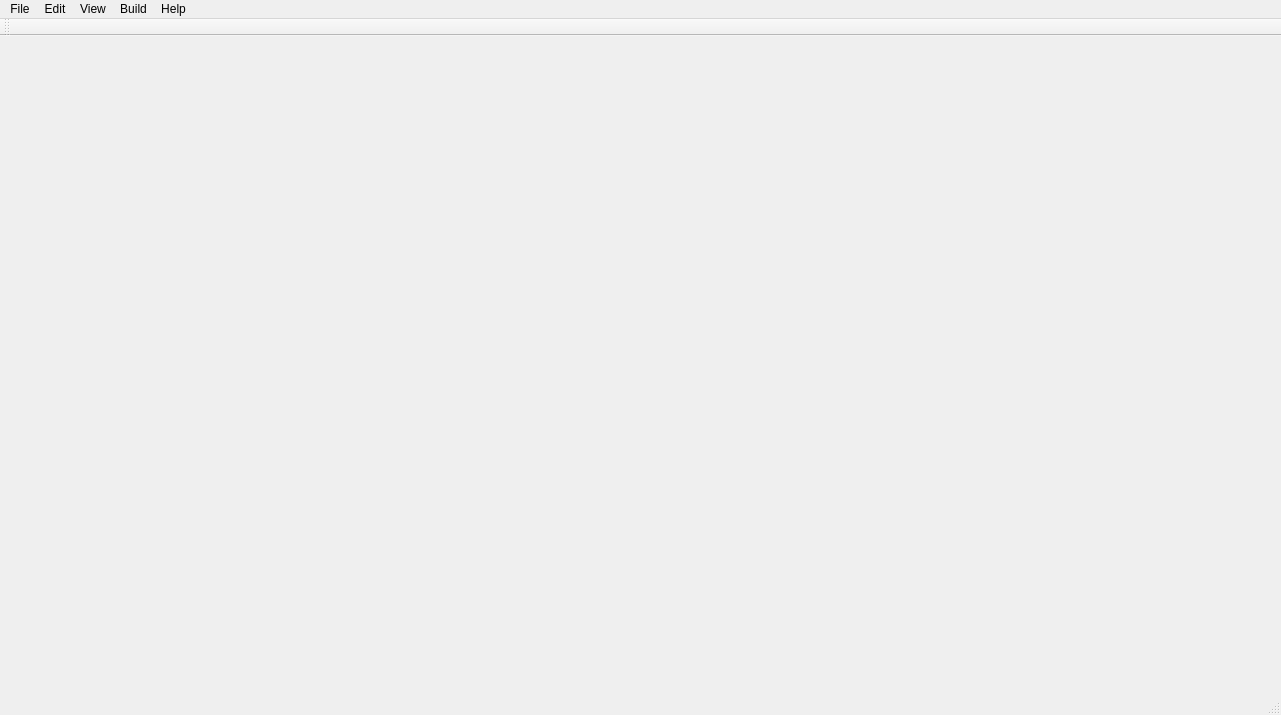
<?xml version="1.0" encoding="UTF-8"?>
<ui version="4.0">
 <class>MainWindow</class>
 <widget class="QMainWindow" name="MainWindow">
  <property name="geometry">
   <rect>
    <x>0</x>
    <y>0</y>
    <width>1281</width>
    <height>715</height>
   </rect>
  </property>
  <property name="windowTitle">
   <string>MainWindow</string>
  </property>
  <widget class="QWidget" name="centralWidget">
   <layout class="QVBoxLayout" name="verticalLayout"/>
  </widget>
  <widget class="QMenuBar" name="menuBar">
   <property name="geometry">
    <rect>
     <x>0</x>
     <y>0</y>
     <width>1281</width>
     <height>20</height>
    </rect>
   </property>
   <widget class="QMenu" name="menuFile">
    <property name="title">
     <string>File</string>
    </property>
    <addaction name="actionNew"/>
    <addaction name="actionOpen"/>
    <addaction name="actionSave"/>
    <addaction name="actionClose"/>
    <addaction name="actionExit"/>
   </widget>
   <widget class="QMenu" name="menuEdit">
    <property name="title">
     <string>Edit</string>
    </property>
   </widget>
   <widget class="QMenu" name="menuView">
    <property name="title">
     <string>View</string>
    </property>
   </widget>
   <widget class="QMenu" name="menuBuild">
    <property name="title">
     <string>Build</string>
    </property>
   </widget>
   <widget class="QMenu" name="menuHelp">
    <property name="title">
     <string>Help</string>
    </property>
   </widget>
   <addaction name="menuFile"/>
   <addaction name="menuEdit"/>
   <addaction name="menuView"/>
   <addaction name="menuBuild"/>
   <addaction name="menuHelp"/>
  </widget>
  <widget class="QStatusBar" name="statusBar"/>
  <widget class="QToolBar" name="mainToolBar">
   <attribute name="toolBarArea">
    <enum>TopToolBarArea</enum>
   </attribute>
   <attribute name="toolBarBreak">
    <bool>false</bool>
   </attribute>
  </widget>
  <action name="actionOpen">
   <property name="text">
    <string>Open</string>
   </property>
  </action>
  <action name="actionNew">
   <property name="text">
    <string>New</string>
   </property>
  </action>
  <action name="actionSave">
   <property name="text">
    <string>Save</string>
   </property>
  </action>
  <action name="actionClose">
   <property name="text">
    <string>Close</string>
   </property>
  </action>
  <action name="actionExit">
   <property name="text">
    <string>Exit</string>
   </property>
  </action>
 </widget>
 <layoutdefault spacing="6" margin="11"/>
 <resources/>
 <connections/>
</ui>
